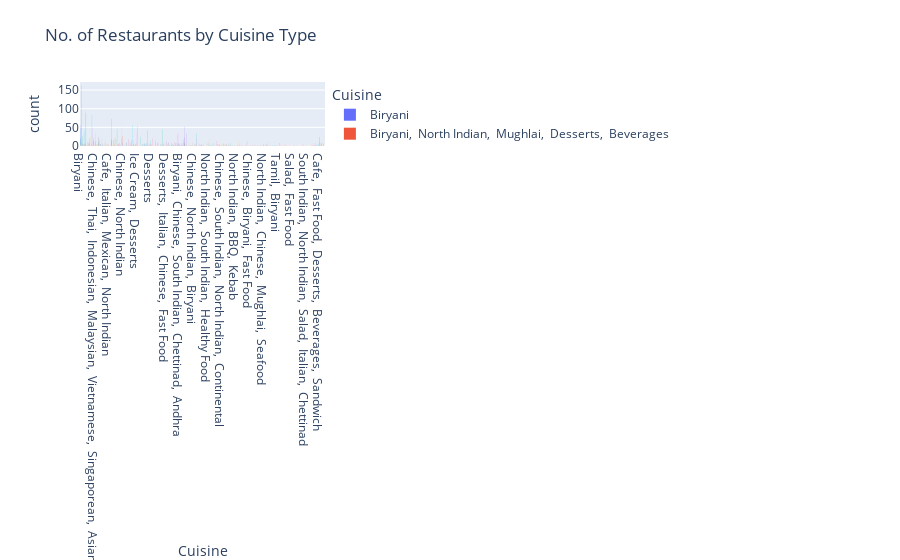

Notebook code cell kept with this figure:
### Code cell
fig = px.histogram(zomato_df, 
                   x='Cuisine', 
                   color='Cuisine', 
                   title='No. of Restaurants by Cuisine Type', 
                   labels={'Cuisine':'Cuisine'})
fig.show()
